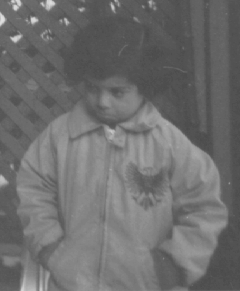
#> input picture assignment2/pout.tif, 240 x 291 px
$ jupyter execute 2.ipynb
#> lines starting #> are read from the running program, lines starting #| are printed output that depends on the picture
[cell 1]
import matplotlib.pyplot as plt
import numpy as np
from skimage.io import imread
from skimage import exposure

[cell 2]
def cumulative_histogram(hist):
  cumsum_hist = np.cumsum(hist)/np.sum(hist)
  return cumsum_hist

def test2_1():
  img = imread('pout.tif')
#> img is the input picture: shape (291, 240); min 74, max 224, mean 110.3
  hist, bins = np.histogram(img.ravel(),256,[0,256])
#> hist = 256 values, max 3628 at index 82, min 0 at index 0, mean 272.8; bins = 257 values from 0 to 256
  cumsum_hist = cumulative_histogram(hist)
#> in cumulative_histogram, `cumsum_hist = np.cumsum(hist)/np.sum(hist)`: cumsum_hist = 256 values from 0 to 1
#> cumsum_hist = 256 values from 0 to 1
  # print(img.shape)
  fig, axs = plt.subplots(1, 2, figsize=(8, 4))
  axs[0].imshow(img, cmap="gray", vmax=255, vmin=0)
  axs[0].axis('off')
  axs[0].set_title("Original image")

  axs[1].plot(cumsum_hist)
  # axs[1].hist(np.array(img).flatten(), bins=bins, density=True)
  axs[1].set_title('CDF for the image \'pout.tif\'')
  axs[1].set_xlabel('Intensity value')
  axs[1].set_ylabel('Fraction of pixels')
  fig.savefig('2.1.png')
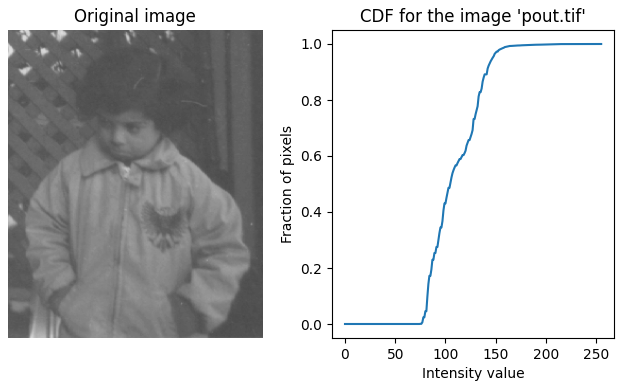
#> figure drawn by matplotlib, 2 panels; panel 2: curve peaks at x = 224, y = 1
  fig.show()


test2_1()

[cell 3]
def CDF_map(intensity, CDF):
    return CDF[intensity]

def Image_to_CDFimage(img, CDF):
    CDFimage = CDF_map(img, CDF)
    return CDFimage

def test2_2():
  img = imread('pout.tif')
  hist, bins = np.histogram(img.ravel(),256,[0,256])
#> bins = 257 values from 0 to 256
  cumsum_hist = cumulative_histogram(hist)
#> cumsum_hist = 256 values from 0 to 1

  newImg = Image_to_CDFimage(img, cumsum_hist)
#> in CDF_map, `return CDF[intensity]`:
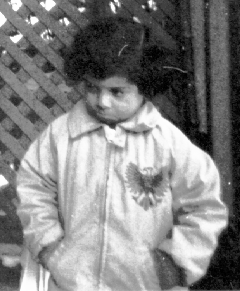
#> returned value: shape (291, 240) float64; min 2.86e-05, max 1, mean 0.511

  fig, axs = plt.subplots(1, 2, figsize=(8, 4))

  axs[0].imshow(img, cmap="gray", vmax=255, vmin=0)
  axs[0].set_title("Original image")
  axs[1].imshow(newImg * 255, cmap="gray", vmax=255, vmin=0)
  axs[1].set_title("Floating Point image")

  fig.show()
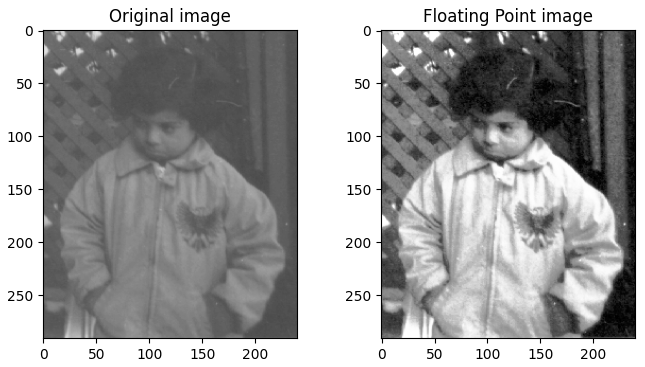
#> figure drawn by matplotlib, 2 panels
  fig.savefig('2.2.png')

  # [11 lines of commented-out code are left out]


test2_2()

[cell 4]
def inverse_cdf(l, cdf):
  subset  = np.take(range(256), np.where(cdf >= l))
  return np.min(subset)

# def inverse_cdf(l, cdf):
#   result  = np.argmin(np.where(cdf >= l, cdf, 1))
#   return result

[cell 5]
def histogram_matching(original_img, target_img):
  orignal_hist, _ = np.histogram(original_img.ravel(),256,[0,256])
  target_hist, _ = np.histogram(target_img.ravel(),256,[0,256])

  original_CDF = cumulative_histogram(orignal_hist)
  target_CDF = cumulative_histogram(target_hist)
  original_CDFimg = Image_to_CDFimage(original_img, original_CDF)

  (X,Y) = original_img.shape
  output_img = np.zeros((X,Y))
  for x in range(0,X):
    for y in range(0,Y):
      output_img[x,y] = inverse_cdf(original_CDFimg[x,y], target_CDF)
  return output_img

def test2_4():
  img1 = imread('pout.tif')
  img2 = imread('coins.png')
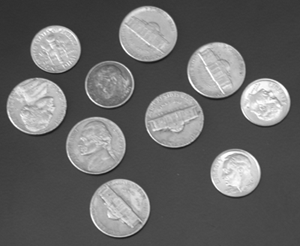
#> input picture assignment2/coins.png, 300 x 246 px
#> img2 is the input picture: shape (246, 300); min 23, max 255, mean 103

  img1_hist, _ = np.histogram(img1.ravel(),256,[0,256])
#> img1_hist has the same summary as hist in test2_1
  img2_hist, _ = np.histogram(img2.ravel(),256,[0,256])
#> img2_hist = 256 values, max 4264 at index 73, min 0 at index 0, mean 288.3
  img1_CDF = cumulative_histogram(img1_hist)
#> img1_CDF = 256 values from 0 to 1
  img2_CDF = cumulative_histogram(img2_hist)
#> img2_CDF = 256 values from 0 to 1

  newImg = histogram_matching(img1, img2)
#> in histogram_matching, `orignal_hist, _ = np.histogram(original_img.ravel(),256,[0,256])`: orignal_hist has the same summary as hist in test2_1
#> in histogram_matching, `target_hist, _ = np.histogram(target_img.ravel(),256,[0,256])`: target_hist has the same summary as img2_hist in test2_4
#> the loop in histogram_matching, `for x in range(0,X):` made 291 passes
#> after the loop in histogram_matching, `for x in range(0,X):`:
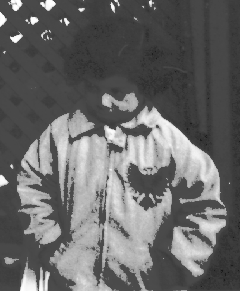
#> output_img: shape (291, 240) float64; min 24, max 255, mean 104.9
  newImg_hist, _ = np.histogram(newImg.ravel(),256,[0,256])
#> newImg_hist = 256 values, max 4423 at index 71, min 0 at index 0, mean 272.8
  newImg_CDF = cumulative_histogram(newImg_hist)
#> newImg_CDF = 256 values from 0 to 1

  fig, axs = plt.subplots(2, 3, figsize=(15, 10))

  axs[0, 0].imshow(img1, cmap='gray', vmax=255, vmin=0)
  axs[0, 0].axis('off')
  axs[0, 0].set_title('Original image')
  axs[0, 1].imshow(img2, cmap="gray", vmax=255, vmin=0)
  axs[0, 1].axis('off')
  axs[0, 1].set_title('Target image')
  axs[0, 2].imshow(newImg, cmap='gray', vmax=255, vmin=0)
  axs[0, 2].axis('off')
  axs[0, 2].set_title('New image after histogram matching')

  axs[1, 0].plot(img1_CDF)
  axs[1, 0].set_title('CDF for the original image')
  axs[1, 0].set_xlabel('Intensity')
  axs[1, 0].set_ylabel('Fraction of pixels')

  axs[1, 1].plot(img2_CDF)
  axs[1, 1].set_title('CDF for the target image')
  axs[1, 1].set_xlabel('Intensity')
  axs[1, 1].set_ylabel('Fraction of pixels')

  axs[1, 2].plot(newImg_CDF)
  axs[1, 2].set_title('CDF for the new image')
  axs[1, 2].set_xlabel('Intensity')
  axs[1, 2].set_ylabel('Fraction of pixels')
  fig.savefig('2.4.png')
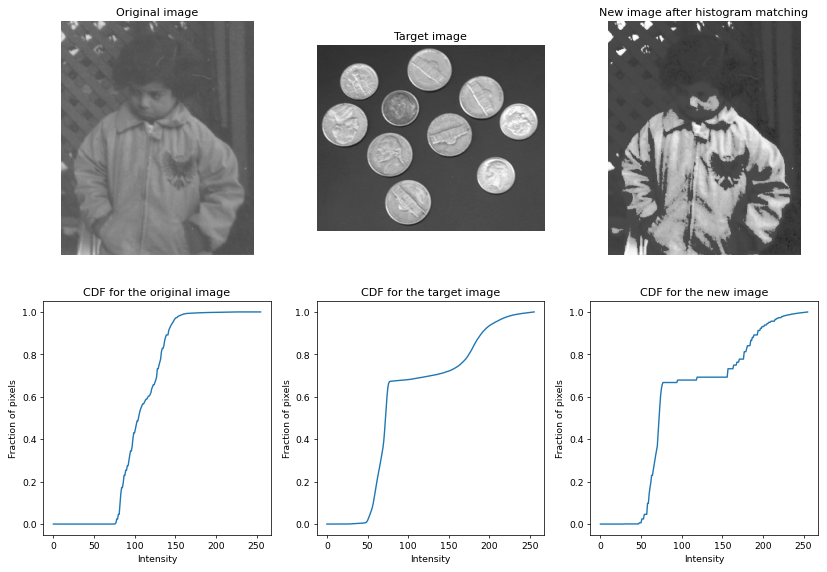
#> figure drawn by matplotlib, 6 panels; panel 4: curve peaks at x = 224, y = 1; panel 5: curve peaks at x = 255, y = 1; panel 6: curve peaks at x = 255, y = 1
  fig.show()

test2_4()

[cell 6]
def histogram_equalization(img):
    target_img = np.arange(0, 256)
    new_img = histogram_matching(img, target_img)
#> the loop in histogram_matching (call 2), `for x in range(0,X):` made 291 passes
    return new_img

def test2_5():
    img = imread('pout.tif')
    equilized_img = histogram_equalization(img)
    equilized_img_by_ski = exposure.equalize_hist(img)

    img_hist, _ = np.histogram(img.ravel(),256,[0,256])
#> img_hist has the same summary as hist in test2_1
    equilized_img_hist, _ = np.histogram(equilized_img.ravel(),256,[0,256])
#> equilized_img_hist = 256 values, max 3628 at index 24, min 0 at index 2, mean 272.8

    img_CDF = cumulative_histogram(img_hist)
#> img_CDF = 256 values from 0 to 1
    equilized_img_CDF = cumulative_histogram(equilized_img_hist)
#> equilized_img_CDF = 256 values from 0.000573 to 1
    equilized_img_by_ski_CDF, _ = exposure.cumulative_distribution(equilized_img_by_ski)
#> equilized_img_by_ski_CDF = 256 values from 0.000573 to 1

    fig, axs = plt.subplots(2, 3, figsize=(15, 10))

    axs[0, 0].imshow(img, cmap='gray', vmax=255, vmin=0)
    axs[0, 0].axis('off')
    axs[0, 0].set_title('Original image')

    axs[0, 1].imshow(equilized_img, cmap="gray", vmax=255, vmin=0)
    axs[0, 1].axis('off')
    axs[0, 1].set_title('Equilized image')

    axs[0, 2].imshow(equilized_img_by_ski*255, cmap='gray', vmax=255, vmin=0)
    axs[0, 2].axis('off')
    axs[0, 2].set_title('Image Equilized by Skimage')

    axs[1, 0].plot(img_CDF)
    axs[1, 0].set_title('CDF for the original image')
    axs[1, 0].set_xlabel('Intensity')
    axs[1, 0].set_ylabel('Fraction of pixels')

    axs[1, 1].plot(equilized_img_CDF)
    axs[1, 1].set_title('CDF for the equilized image')
    axs[1, 1].set_xlabel('Intensity')
    axs[1, 1].set_ylabel('Fraction of pixels')

    axs[1, 2].plot(equilized_img_by_ski_CDF)
    axs[1, 2].set_title('CDF for the image Equilized by Skimage')
    axs[1, 2].set_xlabel('Intensity')
    axs[1, 2].set_ylabel('Fraction of pixels')
    fig.savefig('2.5.png')
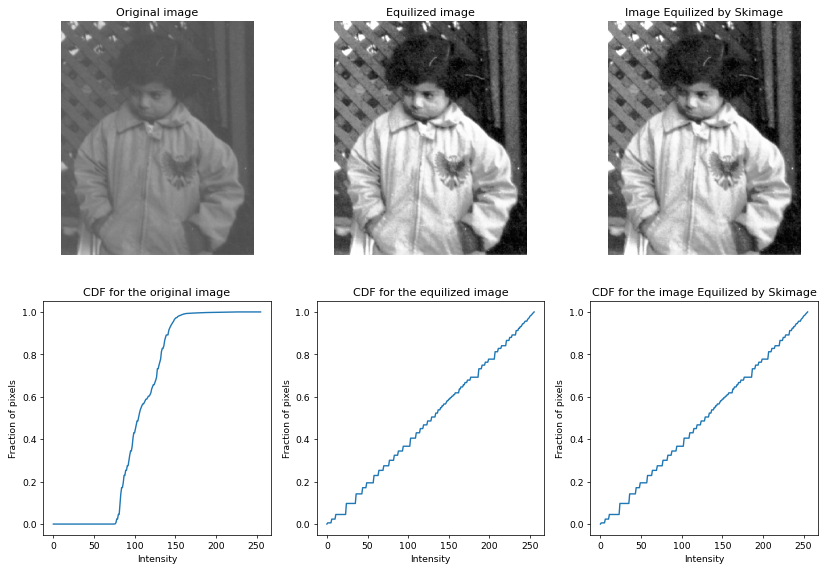
#> figure drawn by matplotlib, 6 panels; panel 4: curve peaks at x = 224, y = 1; panel 5: curve peaks at x = 255, y = 1; panel 6: curve peaks at x = 255, y = 1
    fig.show()

test2_5()
